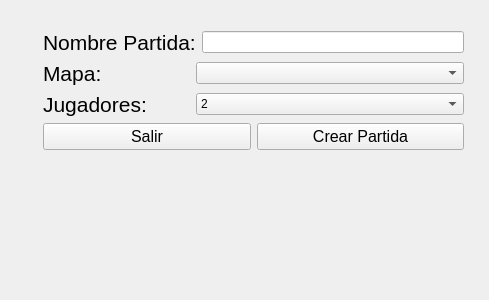
<?xml version="1.0" encoding="UTF-8"?>
<ui version="4.0">
 <class>CrearPartida</class>
 <widget class="QWidget" name="CrearPartida">
  <property name="geometry">
   <rect>
    <x>0</x>
    <y>0</y>
    <width>489</width>
    <height>300</height>
   </rect>
  </property>
  <property name="windowTitle">
   <string>MainWindow</string>
  </property>
  <widget class="QWidget" name="layoutWidget">
   <property name="geometry">
    <rect>
     <x>43</x>
     <y>30</y>
     <width>421</width>
     <height>204</height>
    </rect>
   </property>
   <layout class="QVBoxLayout" name="verticalLayout_2">
    <item>
     <layout class="QHBoxLayout" name="horizontalLayout_5">
      <item>
       <widget class="QLabel" name="label_2">
        <property name="font">
         <font>
          <pointsize>16</pointsize>
         </font>
        </property>
        <property name="text">
         <string>Nombre Partida:</string>
        </property>
       </widget>
      </item>
      <item>
       <widget class="QLineEdit" name="inputNombre">
        <property name="toolTip">
         <string>&lt;html&gt;&lt;head/&gt;&lt;body&gt;&lt;p&gt;Nombre de la partida&lt;/p&gt;&lt;/body&gt;&lt;/html&gt;</string>
        </property>
       </widget>
      </item>
     </layout>
    </item>
    <item>
     <layout class="QHBoxLayout" name="horizontalLayout">
      <item>
       <layout class="QHBoxLayout" name="horizontalLayout_4">
        <item>
         <widget class="QLabel" name="label_5">
          <property name="maximumSize">
           <size>
            <width>147</width>
            <height>16777215</height>
           </size>
          </property>
          <property name="font">
           <font>
            <pointsize>16</pointsize>
           </font>
          </property>
          <property name="text">
           <string>Mapa:</string>
          </property>
         </widget>
        </item>
        <item>
         <widget class="QComboBox" name="listaMapas">
          <property name="toolTip">
           <string>&lt;html&gt;&lt;head/&gt;&lt;body&gt;&lt;p&gt;Mapa de la partida&lt;/p&gt;&lt;/body&gt;&lt;/html&gt;</string>
          </property>
         </widget>
        </item>
       </layout>
      </item>
     </layout>
    </item>
    <item>
     <layout class="QHBoxLayout" name="horizontalLayout_3">
      <item>
       <widget class="QLabel" name="label_4">
        <property name="maximumSize">
         <size>
          <width>147</width>
          <height>16777215</height>
         </size>
        </property>
        <property name="font">
         <font>
          <pointsize>16</pointsize>
         </font>
        </property>
        <property name="text">
         <string>&lt;html&gt;&lt;head/&gt;&lt;body&gt;&lt;p&gt;Jugadores:&lt;/p&gt;&lt;/body&gt;&lt;/html&gt;</string>
        </property>
       </widget>
      </item>
      <item>
       <widget class="QComboBox" name="listaCantidad">
        <property name="toolTip">
         <string>&lt;html&gt;&lt;head/&gt;&lt;body&gt;&lt;p&gt;Cantidad máxima de jugadores &lt;/p&gt;&lt;/body&gt;&lt;/html&gt;</string>
        </property>
        <item>
         <property name="text">
          <string>2</string>
         </property>
        </item>
        <item>
         <property name="text">
          <string>3</string>
         </property>
        </item>
        <item>
         <property name="text">
          <string>4</string>
         </property>
        </item>
       </widget>
      </item>
     </layout>
    </item>
    <item>
     <layout class="QHBoxLayout" name="horizontalLayout_2">
      <item>
       <widget class="QPushButton" name="buttonSalir">
        <property name="font">
         <font>
          <pointsize>12</pointsize>
         </font>
        </property>
        <property name="toolTip">
         <string>&lt;html&gt;&lt;head/&gt;&lt;body&gt;&lt;p&gt;Salir de la aplicacion&lt;/p&gt;&lt;/body&gt;&lt;/html&gt;</string>
        </property>
        <property name="text">
         <string>Salir</string>
        </property>
       </widget>
      </item>
      <item>
       <widget class="QPushButton" name="buttonCrear">
        <property name="font">
         <font>
          <pointsize>12</pointsize>
         </font>
        </property>
        <property name="toolTip">
         <string>&lt;html&gt;&lt;head/&gt;&lt;body&gt;&lt;p&gt;Crear partida&lt;/p&gt;&lt;/body&gt;&lt;/html&gt;</string>
        </property>
        <property name="text">
         <string>Crear Partida</string>
        </property>
       </widget>
      </item>
     </layout>
    </item>
    <item>
     <widget class="QLabel" name="label">
      <property name="text">
       <string/>
      </property>
     </widget>
    </item>
   </layout>
  </widget>
 </widget>
 <resources/>
 <connections/>
</ui>
